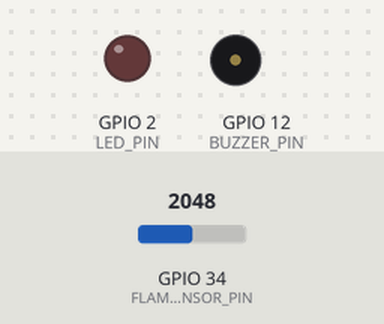
Bench run of a program on a simulated ESP32. Parts: output pins drawn as LEDs (lit = HIGH), buzzer (waves = sounding). The test bench sets the inputs (shaded band); at power-on: GPIO 34 (FLAME_SENSOR_PIN) = 2048. What the program prints to the serial monitor is not drawn.

Above: at 1.3 s.
1.4 s: GPIO 34 (FLAME_SENSOR_PIN) set to 2448
2.9 s: GPIO 34 (FLAME_SENSOR_PIN) set to 2538
At 3.4 s:
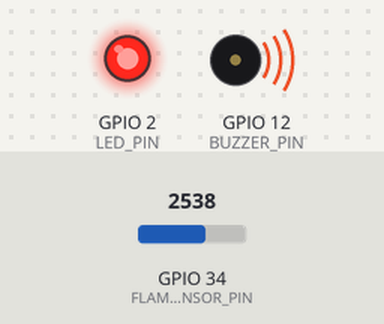
4.5 s: GPIO 34 (FLAME_SENSOR_PIN) set to 2047
At 5.7 s:
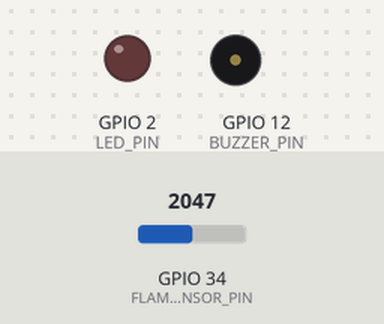
6.0 s: GPIO 34 (FLAME_SENSOR_PIN) set to 2866
At 7.0 s:
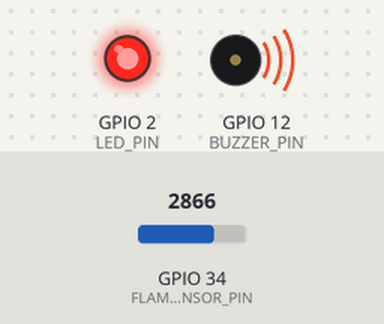
Timing chart, 0 to 8.5 s (numbered marks = the images above; inputs shaded):
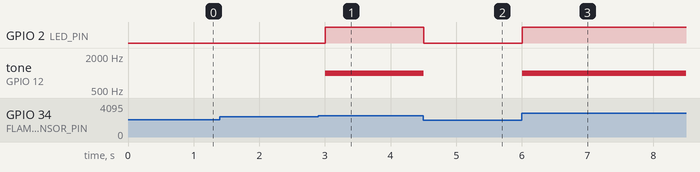

Measured:
- the behaviour switches between 2507 and 2508 on GPIO 34 (FLAME_SENSOR_PIN) (found by bisection; images 0 and 1)
- after the input at 1.4 s, every drawn part: stays the same
- after the input at 2.9 s, GPIO 2 (LED_PIN): LOW → HIGH after 0.10 s; tone on GPIO 12 (BUZZER_PIN): silent → 1000 Hz after 0.10 s
- after the input at 4.5 s, GPIO 2 (LED_PIN): HIGH → LOW at once; tone on GPIO 12 (BUZZER_PIN): 1000 Hz → silent at once
- after the input at 6.0 s, GPIO 2 (LED_PIN): LOW → HIGH at once; tone on GPIO 12 (BUZZER_PIN): silent → 1000 Hz at once

The program:

main.cpp
```cpp
#include <Arduino.h>

#define FLAME_SENSOR_PIN 34 //Analog
#define LED_PIN 2
#define BUZZER_PIN 12

// Gas-Schwellenwert (Kalibrieren für reale Anwendung)
const float SENSOR_MAX_PPM = 100000.0;  // Maximaler Messbereich des Sensors
const float ADC_MAX_VALUE = 4095.0;     // ESP32 ADC Auflösung (12-Bit)
float gasThreshold = 2;               // Schwellenwert in ppm

void setup() {
  Serial.begin(115200);
  pinMode(FLAME_SENSOR_PIN, INPUT);
  pinMode(LED_PIN, OUTPUT);
  pinMode(BUZZER_PIN, OUTPUT);

}

void alarmFunc(int input){
    if (input > gasThreshold){
      Serial.println("Feuer Alarm !!!");
      digitalWrite(LED_PIN, HIGH);
      tone(BUZZER_PIN,1000);
    }else {
      digitalWrite(LED_PIN,LOW);
      noTone(BUZZER_PIN);
    }
}

float umrechnung(float rawValue){
  float Rs = (5.0 * 10.0) / (rawValue / 4095.0) - 10.0; // Widerstand des Sensors
  float ratio = Rs / 10.0; // Verhältnis zu sauberer Luft
  float ppm;
  ppm = 1000.0 * pow(ratio, -2.95);
  return ppm;
}

void loop() {

  int rawValue = analogRead(FLAME_SENSOR_PIN);


  Serial.print("Rohwert: ");
  Serial.print(rawValue);
  Serial.print(" → ppm: ");
  Serial.println(umrechnung(rawValue));
  alarmFunc(umrechnung(rawValue));

  delay(500);
}
```
